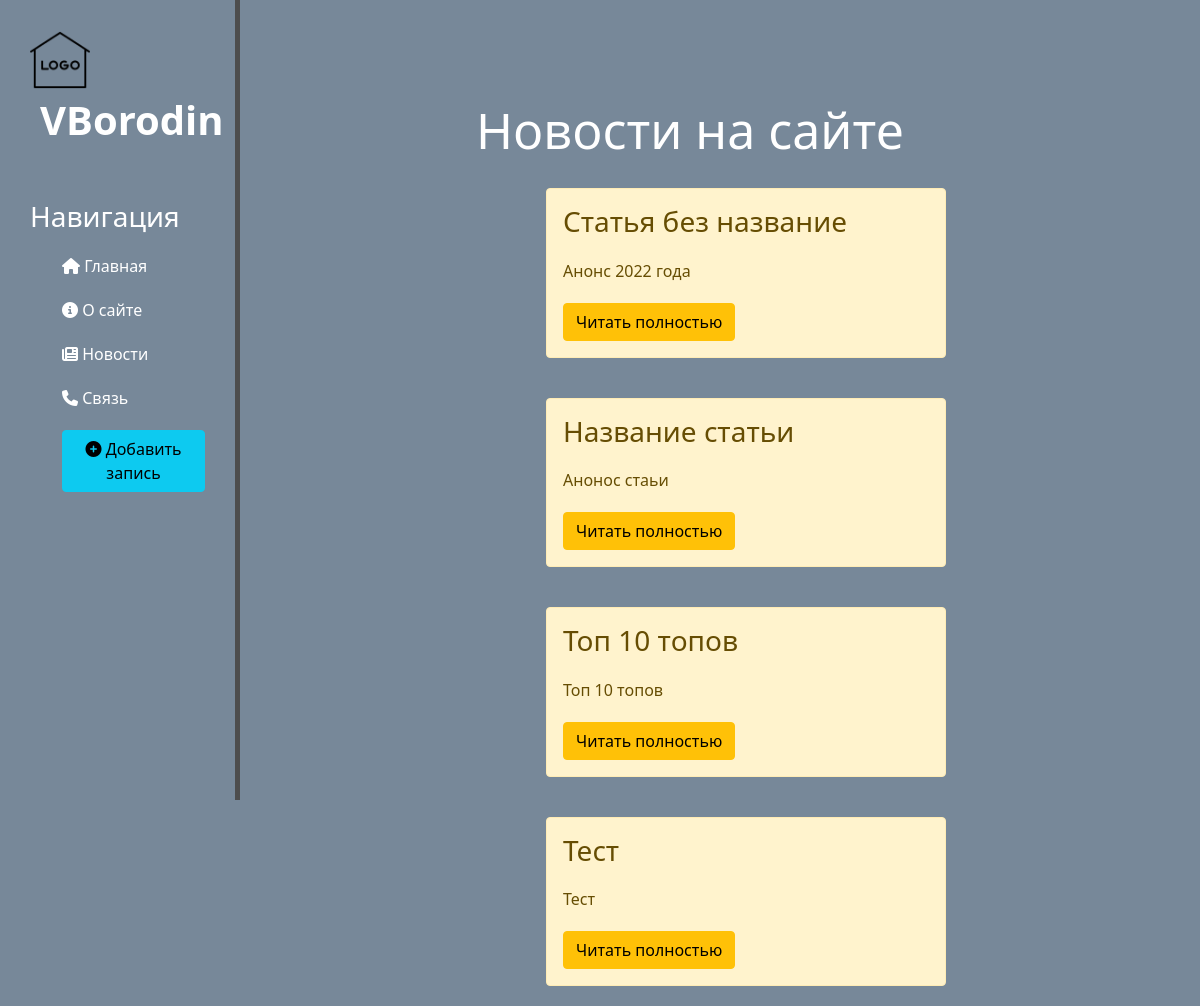
The app's page /news, older data.
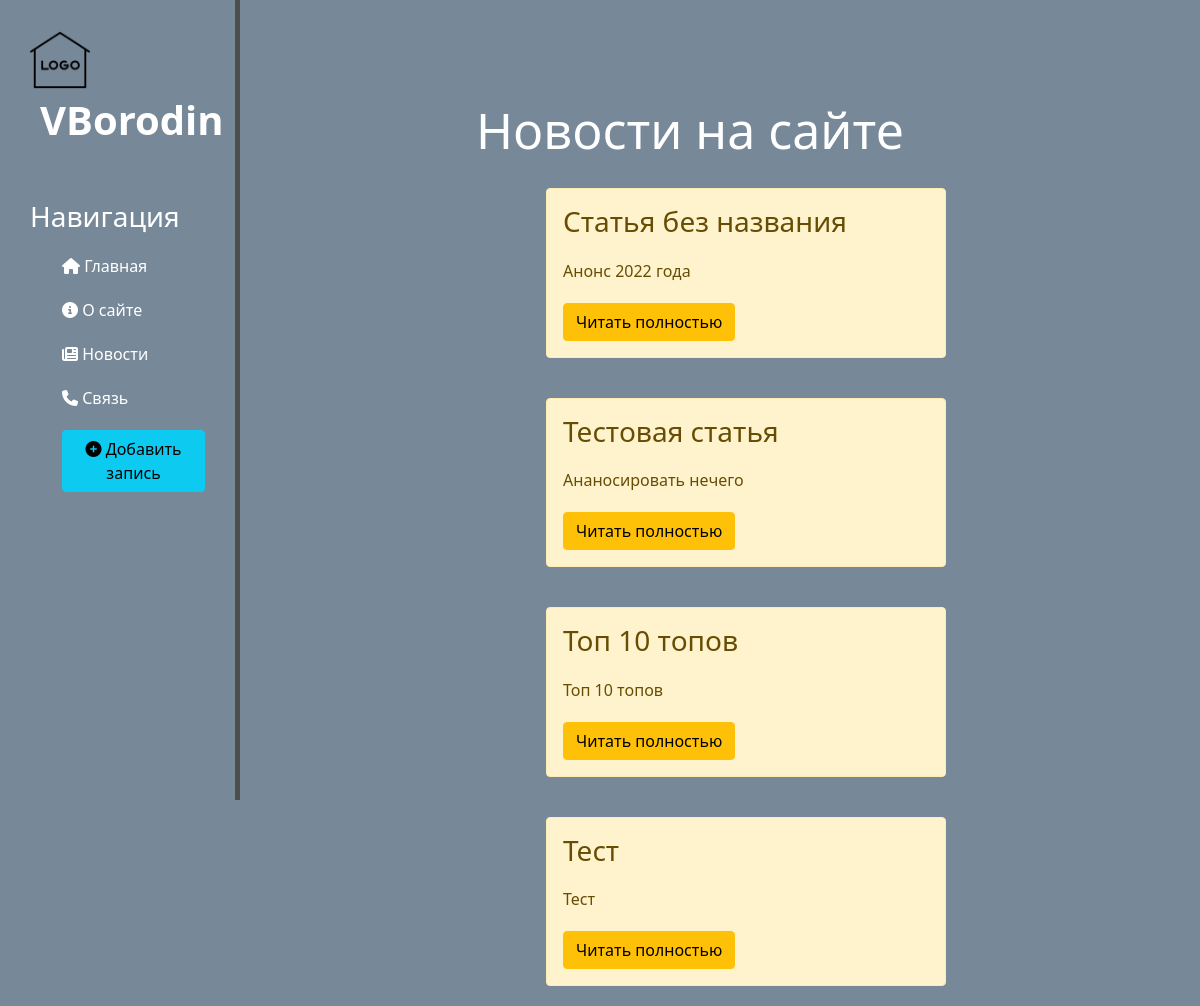
The same page, newer data.
### news/models.py (models this page shows, shortened)
class Articles(models.Model):
    title = models.CharField('Название', max_length=50)
    anons = models.CharField('Анонс', max_length=250)
    full_text = models.TextField('Текст статьи')
    date = models.DateTimeField('Дата публикации')
    class Meta:
        verbose_name = 'Новость'
        verbose_name_plural = 'Новости'

### news/views.py (the view)
# urls.py: path('news', news_home, name='news')
def news_home(request):
    data = {
        'title': 'Новости',
        'news': Articles.objects.order_by('-date')
    }
    return render(request, 'news/news_home.html', data)

### news/templates/news/news_home.html (shortened to what this page needs)
{% extends 'main/layout.html' %}
{% block content %}
    <div class="features">
        <h1>Новости на сайте</h1>
        {% if news %}
            {% for el in news %}
                <div class="alert alert-warning">
                    <h3>{{ el.title }}</h3>
                    <p>{{ el.anons }}</p>
                    <a href="{% url 'news-detail' el.id %}" class="btn btn-warning">Читать полностью</a>
                </div>
            {% endfor%}
        {% else %}
            <p>Нет новостей :(</p>
        {% endif %}
    </div>
{% endblock %}

### main/templates/main/layout.html (shortened to what this page needs)
{% load static %}
<!DOCTYPE html>
<html lang="en">
<head>
    <link rel="stylesheet" href="https://cdn.jsdelivr.net/npm/bootstrap@5.1.3/dist/css/bootstrap.min.css">
    <link rel="stylesheet" href="{% static 'main/css/main.css' %}">
    <link rel="stylesheet" href="https://cdn.jsdelivr.net/npm/@fortawesome/fontawesome-free@5.15.4/css/fontawesome.min.css">
</head>
<body>
    <aside>
        <a href="{% url 'home' %}"><img src="{% static 'main/img/logo.png' %}" alt="logo"></a>
        <a class="logo_text" href="{% url 'home' %}"><span class="logo">VBorodin</span></a>
        <h3>Навигация</h3>
        <ul>
            <a href="{% url 'home' %}"><li><i class="fa-solid fa-house"></i> Главная</li></a>
            <a href="{% url 'about' %}"><li><i class="fa-solid fa-circle-info"></i> О сайте</li></a>
            <a href="{% url 'news' %}"><li><i class="fa-solid fa-newspaper"></i> Новости</li></a>
            <a href="#"><li><i class="fa-solid fa-phone"></i> Связь</li></a>
            <a href="{% url 'create' %}"><li><button class="btn btn-info"><i class="fa-solid fa-circle-plus"></i> Добавить запись</button></li></a>
        </ul>
    </aside>
    <main>
        {% block content %}
        {% endblock %}
    </main>
</body>
</html>

### main/static/main/css/main.css (style rules this page uses)
body { background : #778899; }
aside { float: left; background: #4m4m4m; width: 20%; padding: 2.5%; height: 100vh; color: #fff; border-right: 5px solid #4d4d4d; }
aside img { width: 60px; float: left; }
aside .logo { font-size: 40px; margin-left: 10px; font-weight: bold; }
aside h3 { margin-top: 50px; font-size: 28px; }
aside ul { list-style: none; }
aside ul li { color: #fff; display: block; margin-top: 20px; transition: transform .6s ease; }
a { text-decoration: none; color: white; }
main .features { float: left; color: #fff; margin-top: 100px; text-align: center; width: 75%; }
main .features h1 { font-size: 50px; }
main .features p { max-width: 600px; margin: 20px auto; }
.alert-warning { float: left; clear: both; width: 400px; margin: 20px 34%; text-align: left; }

Row changes from the older to the newer data that the page shows:
removed Articles: title "Название статьи", anons "Анонос стаьи"
changed Articles: title "Статья без название" → "Статья без названия"
added Articles: title "Тестовая статья", anons "Ананосировать нечего"
